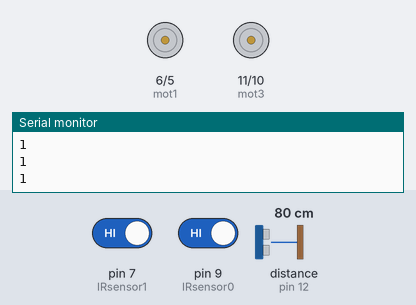
Bench run of a sketch on a simulated Arduino Uno, built with avr-gcc and run on an emulated ATmega328P. On the bench: motor-driver pin pairs drawn as motors (green arrow = first pin HIGH = forward, orange = second pin HIGH = backward, longer = more drive), the last lines printed to the serial monitor. Wiring (inferred from the names in the program): ultrasonic range finder: trigger pin 13; echo pin 12. Inputs (shaded band) come from the test bench; at power-on: pin 7 (IRsensor1) HIGH, pin 9 (IRsensor0) HIGH, distance to the obstacle (sensor on pin 12) 80 cm. The echo pulse lasts 58.3 µs per cm.

Above: at 6.2 s.
6.3 s: pin 7 (IRsensor1) driven LOW
9.9 s: pin 7 (IRsensor1) driven HIGH and pin 9 (IRsensor0) driven LOW
14.1 s: distance to the obstacle (sensor on pin 12) set to 2 cm
At 16.5 s:
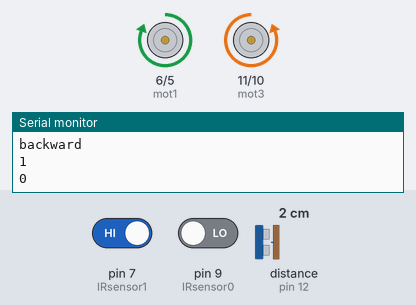
At 17.8 s:
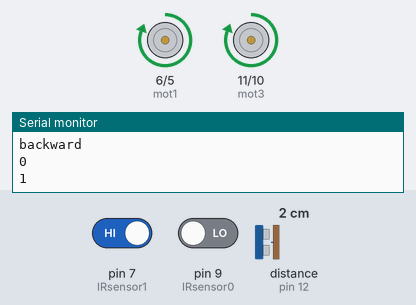
18.3 s: distance to the obstacle (sensor on pin 12) set to 60 cm
At 18.3 s:
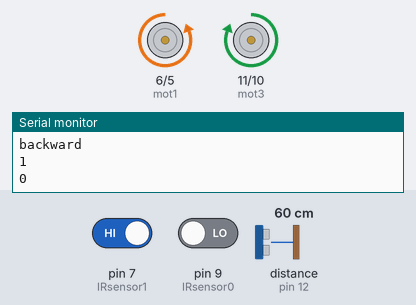
Timing chart, 0 to 22.8 s (numbered marks = the images above; inputs shaded):
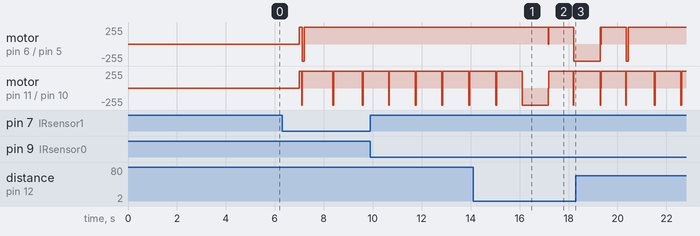

Measured:
- after the input at 14.1 s, motor on pin 6 (mot1) / pin 5 (mot2): forward 255/255 → backward 255/255 after 4.1 s

The sketch:

SumoRobot.ino
```cpp
// mot1 is on the right and mot3 is on the left
int mot1 = 6;
int mot2 = 5;
int mot3 = 11;
int mot4 = 10;
const int IRsensor0 = 9;    //front
const int IRsensor1 = 7;    //back
int ECHO=12;int TRIG=13;long dur;int dist;

// sumo rules require 5 seconds of waiting
const int wait_time=5000;
 int readULTRASONICsensor()
{
  // clears the trigpin condition
 digitalWrite(TRIG,LOW);
 delayMicroseconds(2);
 // sets the trigpin HIGH (ACTIVATE) for 10 microseconds
  digitalWrite(TRIG,HIGH);
  delayMicroseconds(10);
  digitalWrite(TRIG,LOW);
  //Reads the echopin,returns the speed wave travel time in microseconds
  dur=pulseIn(ECHO,HIGH);
  //Calculating the distance
  dist=dur*0.034/2; //speed of sound wave divided by 2 (go & back)
  //display distance for checking
  //Serial.println(dist);
  return dist;
}
void setup() {
  // put your setup code here, to run once:
  pinMode(IRsensor0, INPUT);
  pinMode(IRsensor1, INPUT);
  pinMode(ECHO,      INPUT);
  pinMode(TRIG,     OUTPUT);
  pinMode(mot1,     OUTPUT);
  pinMode(mot2,     OUTPUT);
  pinMode(mot3,     OUTPUT);
  pinMode(mot4,     OUTPUT);
  //for checking
 Serial.begin(9600);
 delay(5000);
}
void loop()
{
  int d= readULTRASONICsensor();
  Serial.println(d);
  // put your main code here, to run repeatedly:
  readIRsensors();
 if(d>50)
 {
  search();
 }
 else
 {
  motorstoop();
  delay(20);
  attack(d);
 }
}
void motorright()
{
  digitalWrite(mot1, 0);
  digitalWrite(mot2, 1);
  digitalWrite(mot3, 1);
  digitalWrite(mot4, 0);
}
void motorleft()
{
  digitalWrite(mot1, 1);
  digitalWrite(mot2, 0);
  digitalWrite(mot3, 0);
  digitalWrite(mot4, 1);
}
void motorstoop()
{
  digitalWrite(mot1, 0);
  digitalWrite(mot2, 0);
  digitalWrite(mot3, 0);
  digitalWrite(mot4, 0);
}
void motorforward()
{
  digitalWrite(mot1, 1);
  digitalWrite(mot2, 0);

  digitalWrite(mot3, 1);
  digitalWrite(mot4, 0);
}
void motorbackward()
{
  digitalWrite(mot1, 0);
  digitalWrite(mot2, 1);
  digitalWrite(mot3, 0);
  digitalWrite(mot4, 1);
}
void search()
{
  readIRsensors();
  motorright();
  delay(80);
  int d=readULTRASONICsensor();
  while (d>50)
  {
    motorforward();
    delay(50);
    d=readULTRASONICsensor();
    readIRsensors();
    motorleft();
    delay(20);
  }
}
void attack(int d)
{
  motorforward();
  if(readULTRASONICsensor()<d)
  {
    //Serial.println("attack");
    d=readULTRASONICsensor();
    attack(d);
  }
  else
  {
    search();
  }
}
void readIRsensors()
{
  int FrontSen=digitalRead(IRsensor0);
  Serial.println(FrontSen);
  delay(500);
  int BackSen =digitalRead(IRsensor1);
  Serial.println(BackSen);
  delay(500);
  //if back sensor reads black the robot must move forward
  //white=0;black=1
  if(BackSen==0)
  {
        Serial.println("Forward");
    motorforward();
    delay(100);
    motorleft();
    delay(20);
  }
  //if front sensor reads black the robot must move Backward
 else if(FrontSen==0)
  {
        Serial.println("backward");

    motorbackward();

    motorleft();
    delay(20);
  }

}
```
